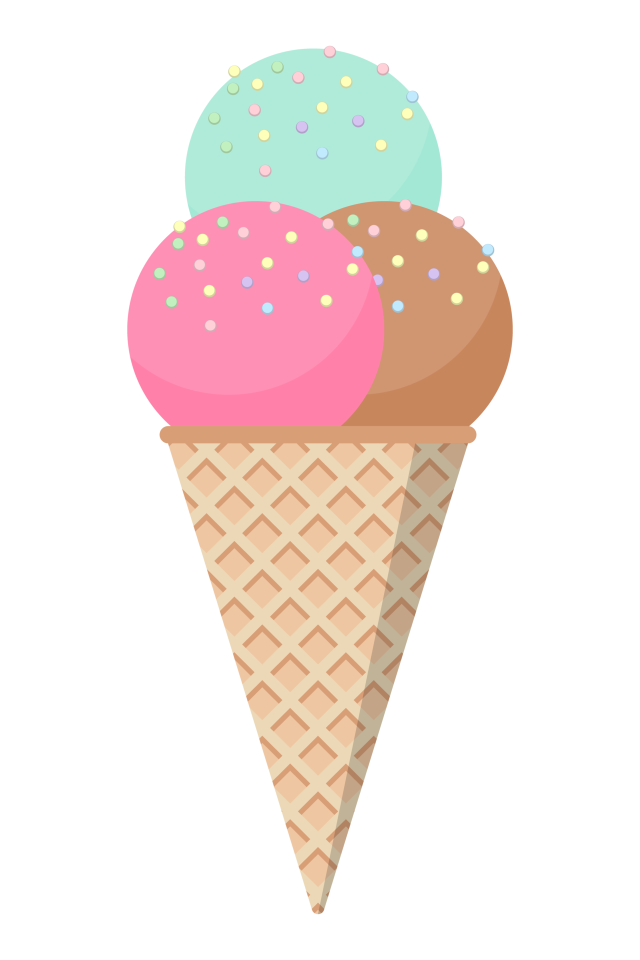
#> input picture cone.png, 1280 x 1920 px (shown at 1/2 size)
$ python -i main.py   (imports and definitions only)   (older library calls are emulated)
#> lines starting #> are read from the running program, lines starting #| are printed output that depends on the picture
import tkinter as tk
from tkinter import messagebox
from PIL import Image, ImageTk


# Function to create the main window for the Ice Cream Delight application.

def main_window():
    window = tk.Tk()
    window.title("Kevin's Ice Cream Delight")

    selected_toppings = []

    # Load and resize images
    cone_image = Image.open("cone.png")
#> cone_image is the input picture: PIL image 1280x1920 RGBA; mean R, G, B, A 129, 112.3, 100.1, 78.2
    cone_image = cone_image.resize((30, 30),
                                   3)  # Using the integer value for ANTIALIAS
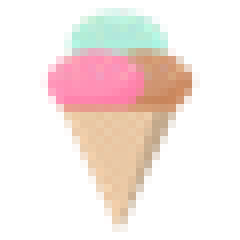
#> cone_image: PIL image 30x30 RGBA (shown 8 times larger); mean R, G, B, A 79.6, 65.9, 60.4, 78.3; transparent parts drawn white
    cone_photo = ImageTk.PhotoImage(cone_image)

    sundae_image = Image.open("sundae.png")
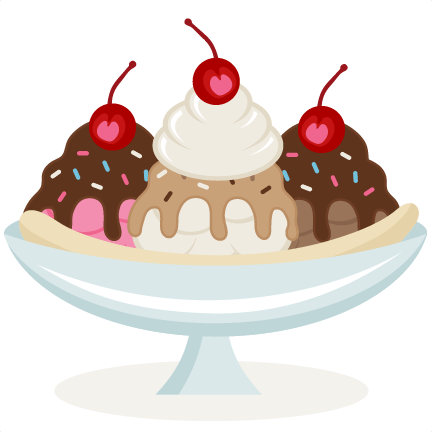
#> input picture sundae.png, 432 x 432 px
#> sundae_image is the input picture: PIL image 432x432 RGBA; mean R, G, B, A 228.4, 217.9, 212.6, 126.8
    sundae_image = sundae_image.resize(
        (30, 30), 3)  # Using the integer value for ANTIALIAS
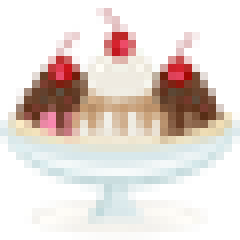
#> sundae_image: PIL image 30x30 RGBA (shown 8 times larger); mean R, G, B, A 122, 107.7, 101.9, 127; transparent parts drawn white
    sundae_photo = ImageTk.PhotoImage(sundae_image)

    # Functions

    # Function to add a topping to the selected toppings list.
    def add_topping(topping):
        if topping not in selected_toppings:
            selected_toppings.append(topping)

    # Function to remove a topping from the selected toppings list.
    def remove_topping(topping):
        if topping in selected_toppings:
            selected_toppings.remove(topping)

    # Function to confirm the order and display order summary.
    def confirm_order():
        order_type = order_type_var.get()
        ice_cream_type = ice_cream_type_var.get()
        num_scoops = num_scoops_var.get()

        if order_type == "" or ice_cream_type == "" or num_scoops == "":
            messagebox.showerror("Error", "Please fill in all fields")
            return

        summary = f"Order Type: {order_type}\nIce Cream Type: {ice_cream_type}\nNumber of Scoops: {num_scoops}\nToppings: {', '.join(selected_toppings)}"
        messagebox.showinfo("Order Summary", summary)

    # Function to update the ice cream type variable and menu button text.
    def update_ice_cream_type(item):
        ice_cream_type_var.set(item)
        ice_cream_type_menu.config(text=item)

    # Order type variable and dropdown menu
    order_type_var = tk.StringVar()
    order_type_var.set("Pick Up")

    order_type_label = tk.Label(window, text="Order Type:")
    order_type_label.pack()

    order_type_options = ["Pick Up", "Dine-In"]
    order_type_dropdown = tk.OptionMenu(window, order_type_var,
                                         *order_type_options)
    order_type_dropdown.pack()

    # Ice cream type variable and menu button
    ice_cream_type_var = tk.StringVar()
    ice_cream_type_var.set("Cone")

    ice_cream_type_label = tk.Label(window, text="Ice Cream Type:")
    ice_cream_type_label.pack()

    ice_cream_type_menu = tk.Menubutton(window,
                                         text=ice_cream_type_var.get(),
                                         indicatoron=True,
                                         borderwidth=1,
                                         relief="raised")
    ice_cream_type_menu.pack()

    ice_cream_type_menu.menu = tk.Menu(ice_cream_type_menu, tearoff=0)
#> (the run stopped early here; a loop or call above may not have finished)
